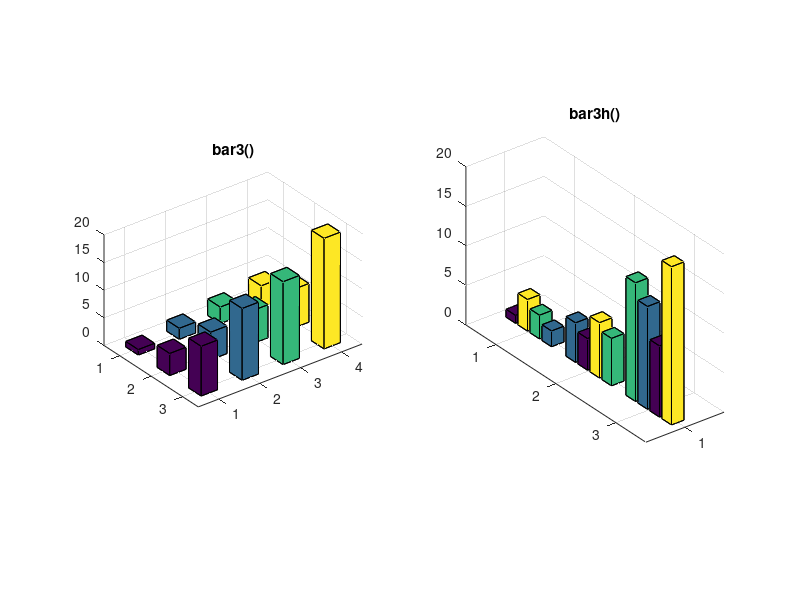

MATLAB code to generate this figure:
clear all;clc;
data=[1:4;4:7;9,13,15,20];
figure('color',[1,1,1]);
subplot(121);
bar3(data,0.4);
title('bar3()');
subplot(122);
bar3(data,'grouped');
title('bar3h()');